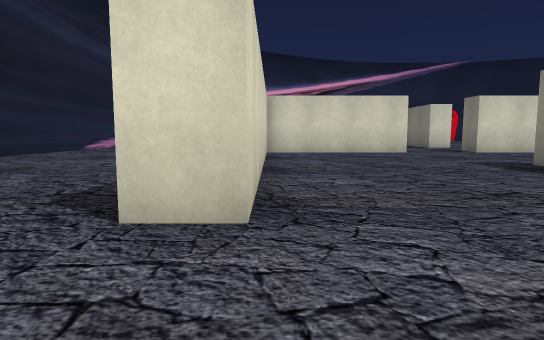
[1] (above)

24 first-person views from a walk through a scene from a Unity 3-D project. The camera is 1.4 m above the floor, tilts 6° down and sees 75° across. The floor is counted in squares, 2 m on a side. Each view is taken from the middle of a square. On the plan, view 1 faces up. The plan holds only what a view shows up to about 11 squares ahead; the rest is blank. The place goes on beyond the plan. The player character is not drawn. Some surface patterns are stand-ins.

[2]
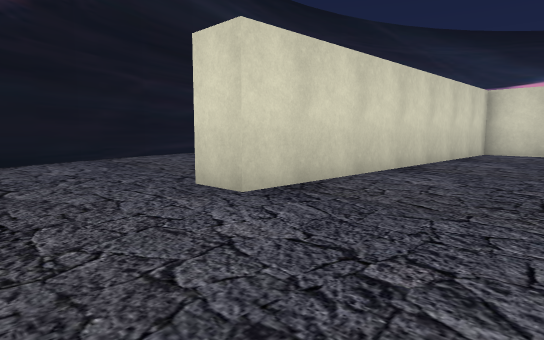

[3]
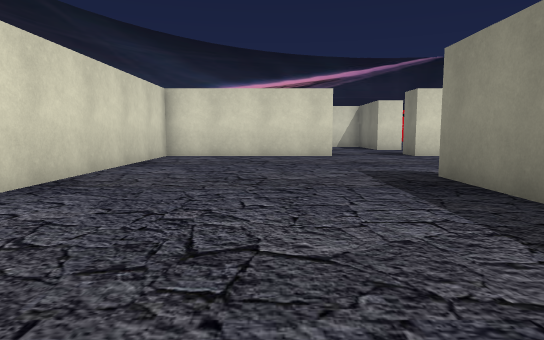

[4]
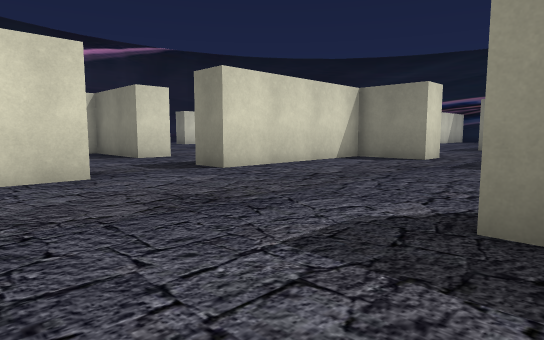

[5]
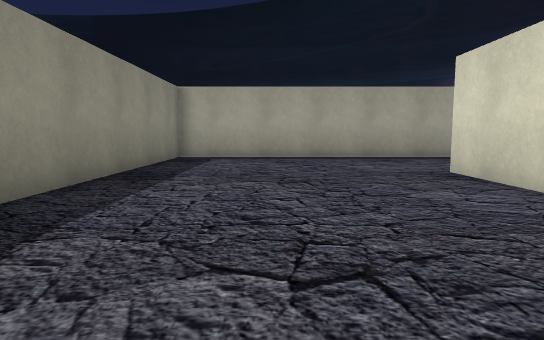

[6]
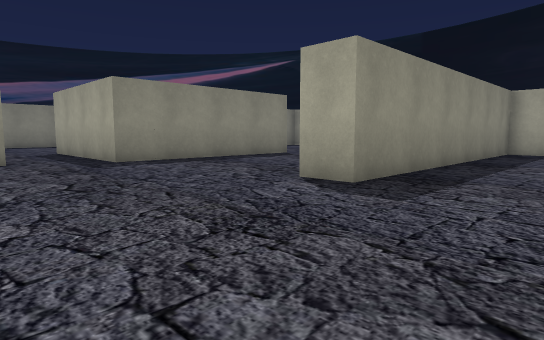

[7]
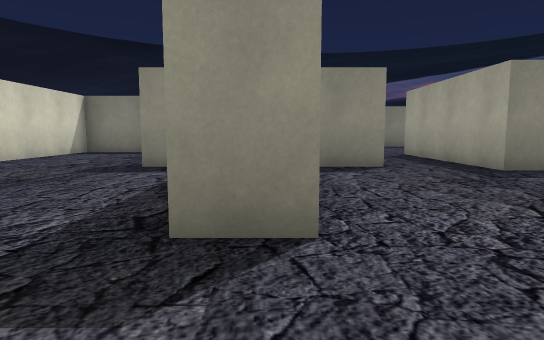

[8]
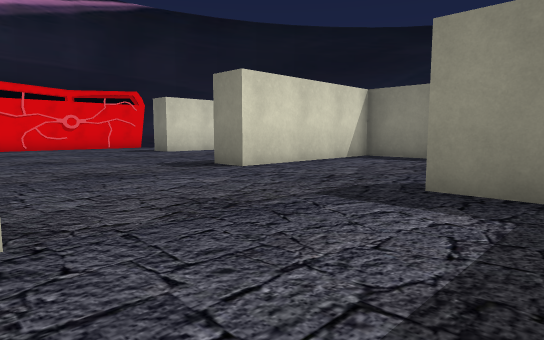

[9]
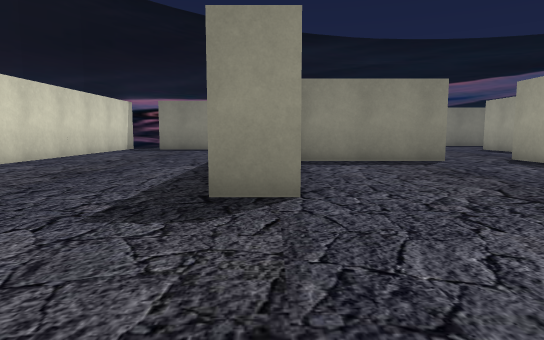

[10]
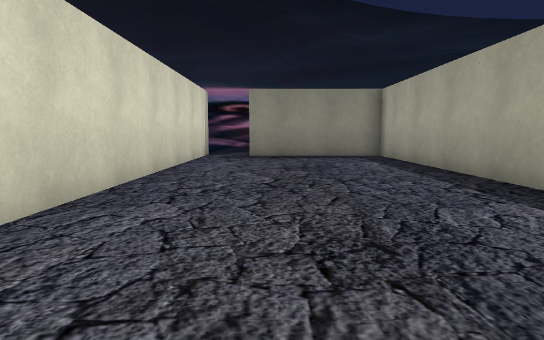

[11]
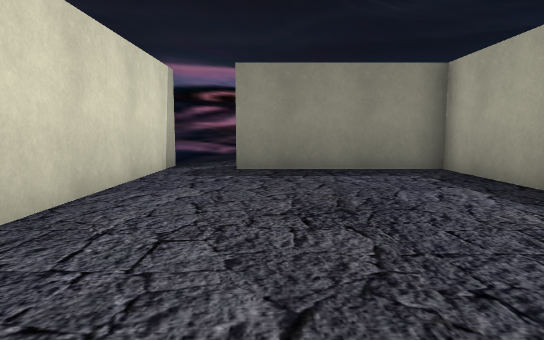

[12]
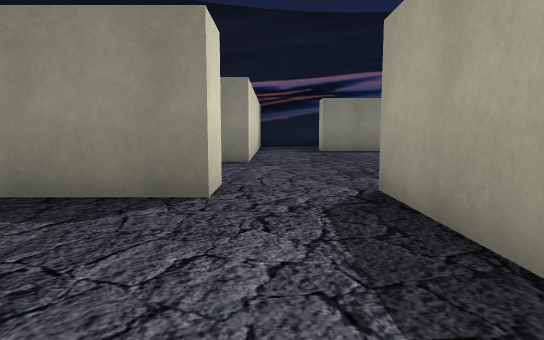

[13]
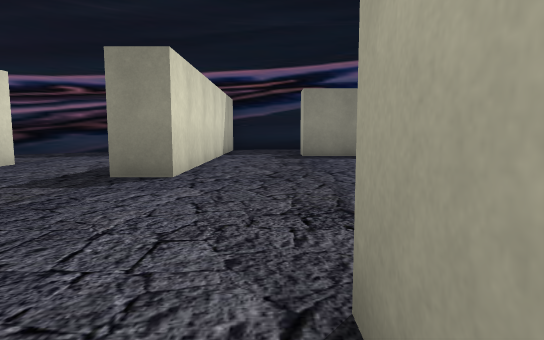

[14]
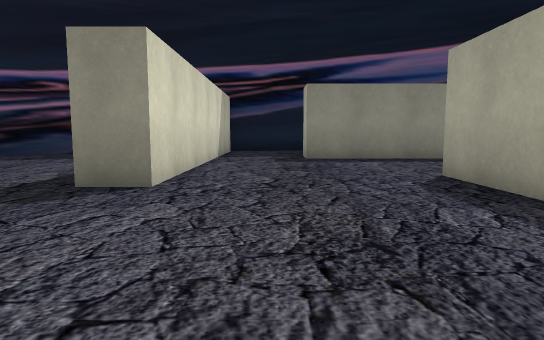

[15]
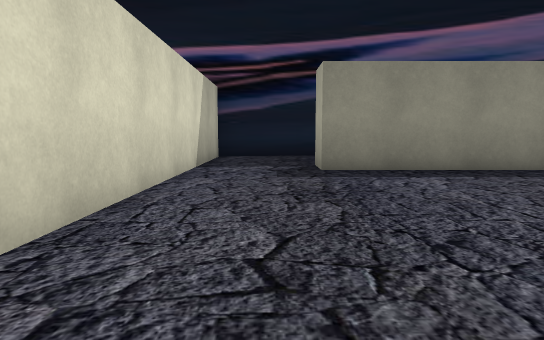

[16]
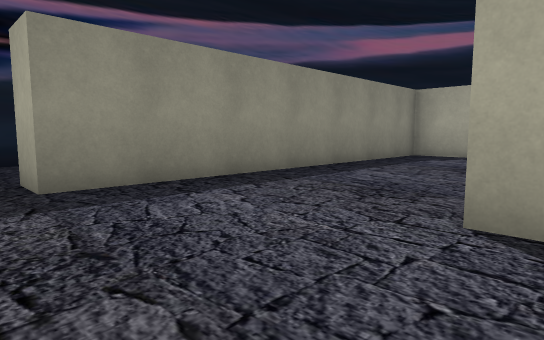

[17]
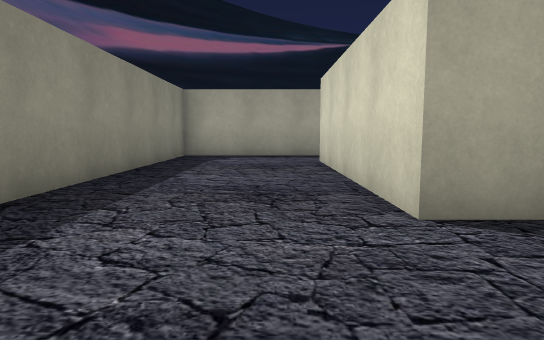

[18]
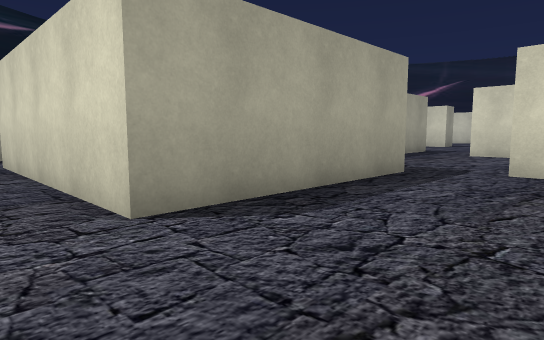

[19]
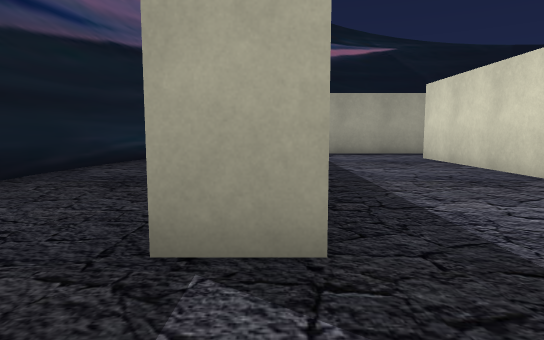

[20]
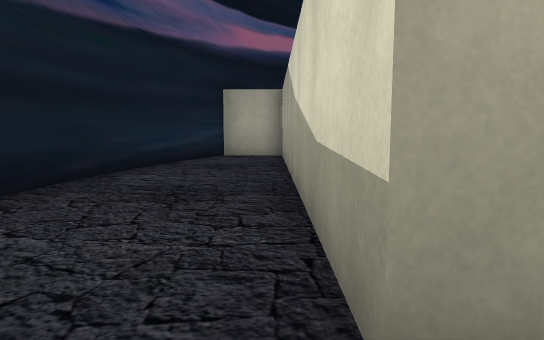

[21]
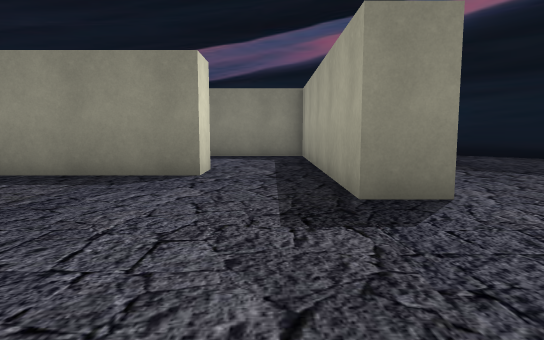

[22]
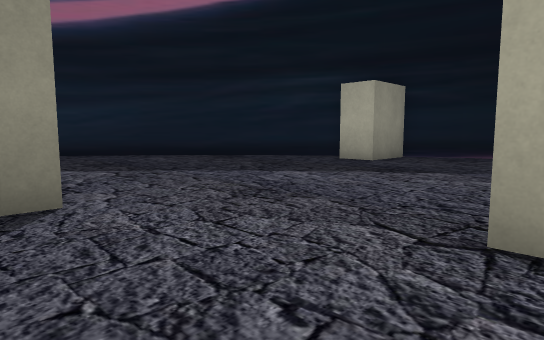

[23]
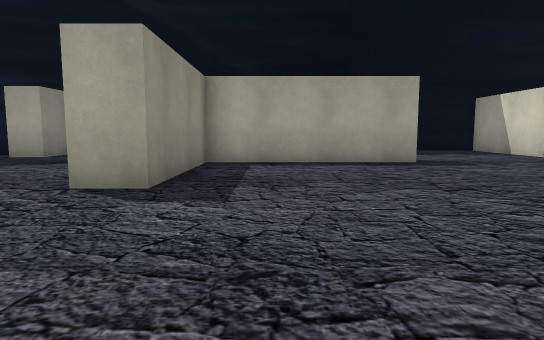

[24]
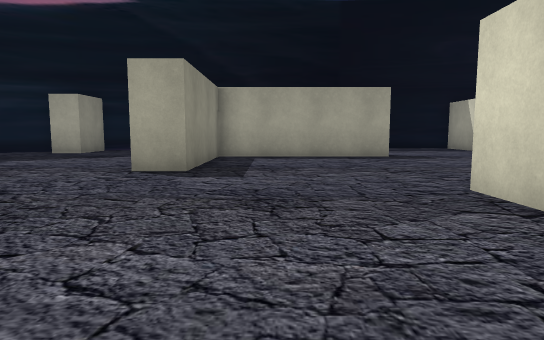

### Floor plan
Points are (right, up) in squares from view 1. A wall is a line through its corners. A room is listed if a view was taken in it or the views show most of it. See-through windows are left out.
Room 1 (views 1, 2, 3, 4, 5, 6, 7, 8, 9, 10, 11, 12, 13, 14, 21, 22, 23, 24)
walls: (11.6, 4.9) (11.6, 8.7) (16.1, 8.7); (13.3, 11.8) (13.3, 10.7) (12.3, 10.7) (12.3, 12.7) (7.3, 12.7) (7.3, 13.8); (4.9, 12.7) (-0.2, 12.7) (-0.2, 2.7) (-1.2, 2.7); (12.6, 3.9) (12.6, 2.6); (12.3, 14.5) (12.3, 15.8); (8.4, 16.6) (7.3, 16.6) (7.3, 18.4); (15.6, 13.7) (18.4, 13.7); (18.9, 15.6) (17.8, 15.6) (17.8, 19.7) (12.8, 19.7) (12.8, 20.8); (11.5, -3.4) (16.6, -3.4) (16.6, 0.6) (17.6, 0.6); (20.7, 2) (20.7, 3.1) (23.4, 3.1); (7.2, -5.1) (7.2, -6.1); (17.2, 20.7) (23.8, 20.7) (23.8, 24.8); (-2.2, -1.3) (5.7, -1.3) (5.7, 7.7) (6.8, 7.7); (23.8, 5.2) (22.8, 5.2) (22.8, 8.5); (-6.5, 2.9) (-5.6, 1.1); (-7.3, 5.4) (-7.2, 4.8); (-7.2, 4.9) (-6.4, 2.7); (-8, 11.1) (-8, 10.4); (19.4, -7.9) (20.3, -7.6); (20.2, -7.6) (21.6, -6.9) (21.6, -5.2) (22.6, -5.2); (23, -6) (24, -5.4); (23.9, -5.5) (25.6, -4); (25.5, -4.1) (27, -2.6) (28.4, -0.8); (28.3, -1) (28.9, 0.1); (24.7, 26.1) (15.6, 26.1)
ways out: opening at (18, 12) to room 2; opening at (18, 14.5) to room 2; opening at (23, 4.5) to room 2; opening at (24, 25) to room 2
Room 2 (views 15, 16, 17, 18, 19)
walls: (28.5, 15.6) (22.6, 15.6) (22.6, 16.6); (24.9, 19.7) (24.4, 19.7); (18.3, 13.2) (18.3, 12.6); (18.8, 11.2) (23.8, 11.2) (23.8, 5.2); (29, 21.1) (28.4, 22); (26, 24.9) (24.7, 26.1); (23.4, 3.1) (27.7, 3.1) (27.7, 13.1) (28.7, 13.1)
ways out: opening at (18, 12) to room 1; opening at (18, 14.5) to room 1; opening at (23, 4.5) to room 1; opening at (24, 25) to room 1; opening at (28, 14.5) to room 3
Room 3 (view 20)
walls: (31.9, 8.9) (31.9, 10.3); (31.9, 12.4) (31.8, 13.3); (28.7, 13.1) (28.7, 3.1) (30.5, 3.1) (31.1, 4.8) (31.6, 7); (31.6, 6.9) (31.9, 9.1); (31.8, 13.2) (31.4, 15.6) (28.5, 15.6)
ways out: opening at (28, 14.5) to room 2

Positions as (right, up) in squares from view 1, and headings:
1: (0, 0), facing up
2: (3, 0), facing up-left
3: (3, 2), facing up
4: (3, 7), facing up-right
5: (3, 9), facing down
6: (3, 12), facing down-right
7: (5, 13), facing right
8: (8, 14), facing up-right
9: (9, 20), facing right
10: (13, 24), facing right
11: (17, 24), facing right
12: (14, 15), facing right
13: (17, 14), facing right
14: (18, 14), facing right
15: (21, 14), facing right
16: (23, 14), facing down-right
17: (25, 14), facing down
18: (25, 14), facing down-left
19: (28, 15), facing down
20: (29, 14), facing down
21: (17, 4), facing right
22: (17, 3), facing down-right
23: (15, 5), facing down
24: (15, 7), facing down
